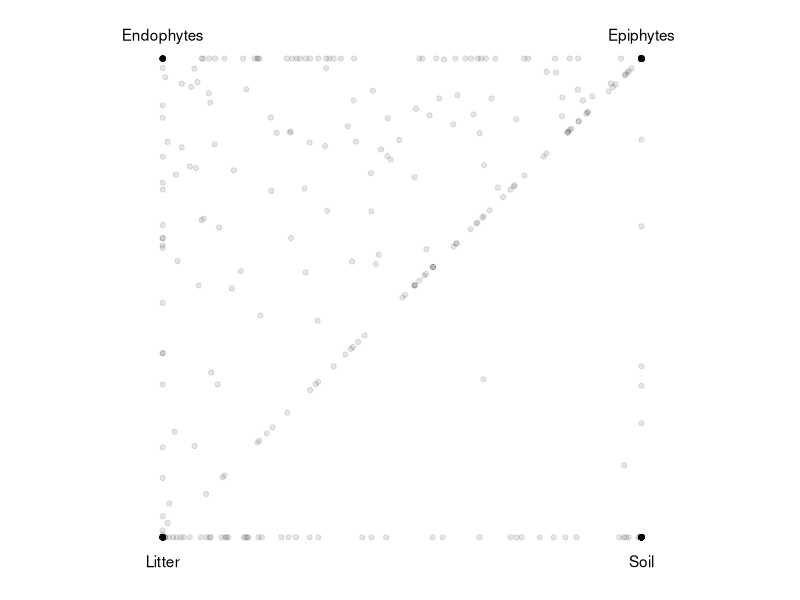
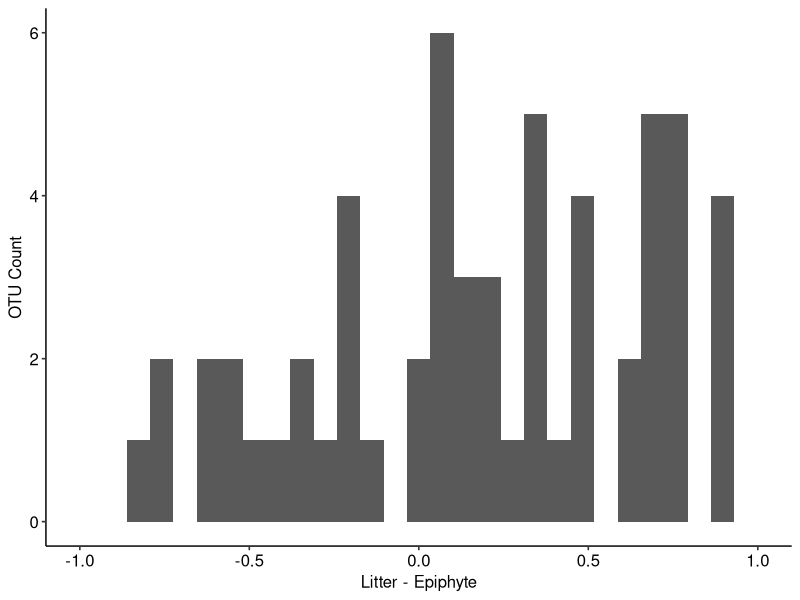
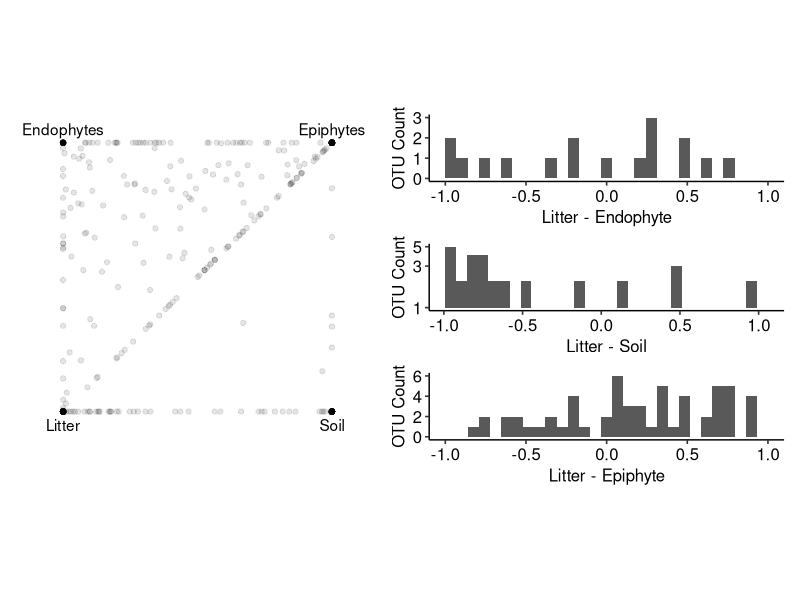
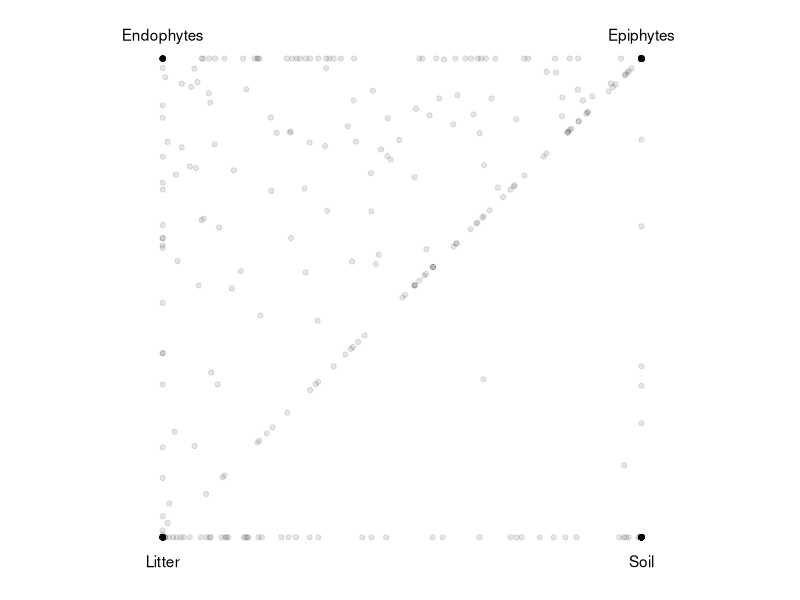
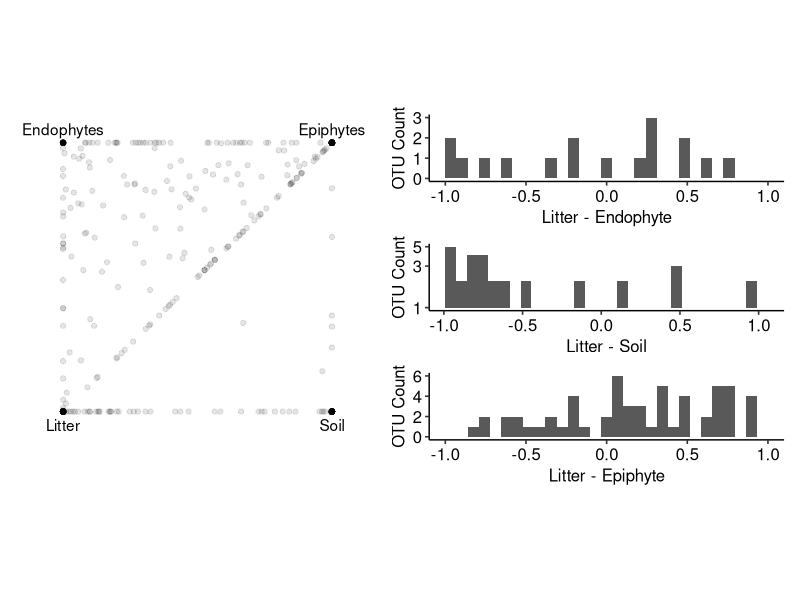

These charts were generated, in order, by the following R code:
library(ggplot2)
library(ggpubr)
library(patchwork)

setwd("C:/Users/julia/OneDrive - Michigan State University/Documents/MSU/Undergrad/Fall 2018/PLP 847/miseq_dat/Leaf_litter_communities")
map_wo_negs <- as.matrix(read.csv("./Data/DEM_map_wo_negs.csv", stringsAsFactors = F))
rare_otu <- as.matrix(read.csv("./Data/Rare_otu_table.csv"))

otu_dat_trim <- rare_otu # Copy OTU table
otu_dat_trim[rare_otu < 5] <- 0 # Remove values less than 5
otu_dat_trim <- otu_dat_trim[rowSums(rare_otu)>9,] # Keep rows with more than 9 total
otu_dat_trim # Check table

for (i in 1:dim(otu_dat_trim)[2]){ # scale OTU data by the total reads in substrate
  otu_dat_trim[,i] <- otu_dat_trim[,i]/sum(map_wo_negs["Soil_Leaf_Litter_Leaf_swab",] == map_wo_negs["Soil_Leaf_Litter_Leaf_swab", i])
}

pie_df <- data.frame(dim(otu_dat_trim)[1]) # New dataframe for proportions
for (subst in unique(map_wo_negs["Soil_Leaf_Litter_Leaf_swab",])){ # For each substrate
  pie_col <- rowSums(otu_dat_trim[,map_wo_negs["Soil_Leaf_Litter_Leaf_swab",] == subst]) # Take total reads per substrate
  pie_df <- cbind(pie_df, pie_col) # Add column to df
}
pie_df <- pie_df[,2:5] # take the data columns
colnames(pie_df) <- unique(map_wo_negs["Soil_Leaf_Litter_Leaf_swab",]) # Rename columns with substrate
row_sums <- rowSums(pie_df) # rowsums to scale
for (i in colnames(pie_df)){ # scale abundance by total in reads in dataset
  pie_df[,i] <- pie_df[,i]/row_sums
}

# Make dataframe with axes corresponding to proportions of reads by substrate
am.coords <- as.data.frame(as.matrix(cbind(pie_df["Leaf swab"] + pie_df["Soil"] - pie_df["Leaf"] - pie_df["Litter"],
                        pie_df["Leaf swab"] - pie_df["Soil"] + pie_df["Leaf"] - pie_df["Litter"]), ncol=2))
colnames(am.coords) <- c("Epi_Litter", "End_Soil")

# Dataframe to make labels on the corners
corners <- data.frame(x=c(-1, -1, 1, 1),
                      y=c(-1.1, 1.1, -1.1, 1.1),
                      labels = c("Litter", "Endophytes", "Soil", "Epiphytes"))

g <- ggplot(am.coords, aes(x=Epi_Litter, y=End_Soil)) +
  geom_text(data=corners, aes(x=x,y=y,label=labels)) +
  coord_fixed(ratio=1, xlim=c(-1.2, 1.2), ylim=c(-1.1, 1.1)) +
  geom_point(alpha=0.1) +
  theme_pubr() +
  labs(x=NULL, y=NULL) +
  theme(axis.ticks=element_blank(),
        axis.line=element_blank(),
        axis.text.x=element_blank(),
        axis.text.y=element_blank())
g
ggsave("./Figures/density_shared_OTUs.png", g, width = 6, height = 6, units="in")

# Histograms to show belongingness of 2-substrate OTUs where one substrate is litter
N_L_hist <- ggplot(am.coords[am.coords$Epi_Litter == -1 & abs(am.coords$End_Soil) < 1,],
                   aes(End_Soil)) +
  geom_histogram() + labs(x="Litter - Endophyte", y = "OTU Count") + theme_pubr() + xlim(-1, 1)
# S_P_hist <- ggplot(am.coords[am.coords$Epi_Litter == 1 & abs(am.coords$End_Soil) < 1,],
#                    aes(End_Soil)) +
#   geom_histogram() + labs(x="Soil - Epiphyte") + theme_pubr()  + xlim(-1, 1)
L_S_hist <- ggplot(am.coords[am.coords$End_Soil == -1 & abs(am.coords$Epi_Litter) < 1,],
                   aes(Epi_Litter)) +
  geom_histogram() + scale_y_log10() + labs(x="Litter - Soil", y = "OTU Count") + theme_pubr()
# N_P_hist <- ggplot(am.coords[am.coords$End_Soil == 1,], aes(Epi_Litter)) +
#   geom_histogram() + scale_y_log10() + labs(x="Endophyte - Epiphyte") + theme_pubr()
L_P_hist <- ggplot(am.coords[am.coords$End_Soil == am.coords$Epi_Litter & abs(am.coords$End_Soil) < 1,],
                   aes(End_Soil)) +
  geom_histogram() + labs(x="Litter - Epiphyte", y = "OTU Count")  + theme_pubr()  + xlim(-1, 1)
L_P_hist

density_excl <- g | (N_L_hist / L_S_hist /  L_P_hist )#/ S_P_hist / N_P_hist )
density_excl
ggsave("./Figures/density_shared_and_excl_OTUs.png", density_excl, width = 12, height = 8, units="in")
